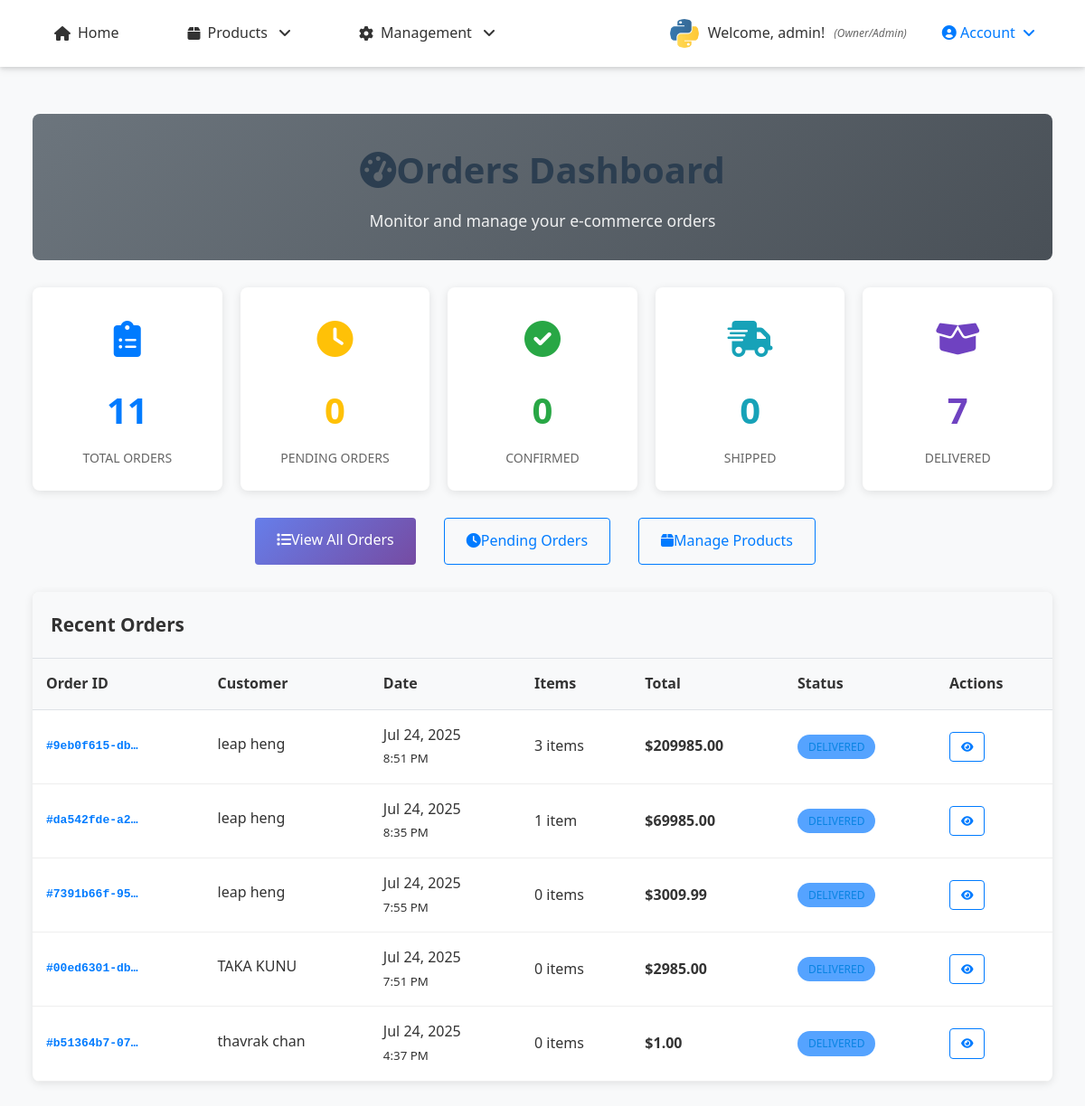
The app's page /orders/admin/dashboard/ (signed in) with its own data.
### accounts/models.py (models this page shows, shortened)
class UserProfile(models.Model):
    ROLE_CHOICES = [
        ('customer', 'Customer'),
        ('staff', 'Staff'),
        ('owner', 'Owner/Admin'),
    ]
    user = models.OneToOneField(User, on_delete=models.CASCADE, related_name='profile')
    phone_number = models.CharField(max_length=15, blank=True, null=True)
    address = models.TextField(blank=True, null=True)
    date_of_birth = models.DateField(blank=True, null=True)
    profile_picture = models.ImageField(upload_to='profiles/', blank=True, null=True)
    role = models.CharField(max_length=20, choices=ROLE_CHOICES, default='customer')
    billing_first_name = models.CharField(max_length=100, blank=True, null=True)
    billing_last_name = models.CharField(max_length=100, blank=True, null=True)
    billing_email = models.EmailField(blank=True, null=True)
    billing_phone = models.CharField(max_length=20, blank=True, null=True)
    billing_address = models.TextField(blank=True, null=True)
    billing_city = models.CharField(max_length=100, blank=True, null=True)
    billing_state = models.CharField(max_length=100, blank=True, null=True)
    billing_postal_code = models.CharField(max_length=20, blank=True, null=True)
    billing_country = models.CharField(max_length=100, blank=True, null=True)
    shipping_first_name = models.CharField(max_length=100, blank=True, null=True)
    shipping_last_name = models.CharField(max_length=100, blank=True, null=True)
    shipping_phone = models.CharField(max_length=20, blank=True, null=True)
    shipping_address = models.TextField(blank=True, null=True)
    shipping_city = models.CharField(max_length=100, blank=True, null=True)
    shipping_state = models.CharField(max_length=100, blank=True, null=True)
    shipping_postal_code = models.CharField(max_length=20, blank=True, null=True)
    shipping_country = models.CharField(max_length=100, blank=True, null=True)
    created_at = models.DateTimeField(auto_now_add=True)
    updated_at = models.DateTimeField(auto_now=True)
    def can_access_admin(self):
        return self.role == 'owner' or self.user.is_superuser
    def can_manage_products(self):
        return self.role in ['staff', 'owner'] or self.user.is_superuser
    def can_access_dashboard(self):
        return self.role in ['staff', 'owner'] or self.user.is_superuser
    class Meta:
        verbose_name = "User Profile"
        verbose_name_plural = "User Profiles"

### orders/models.py (models this page shows, shortened)
class Order(models.Model):
    ORDER_STATUS_CHOICES = [
        ('pending', 'Pending'),
        ('confirmed', 'Confirmed'),
        ('processing', 'Processing'),
        ('shipped', 'Shipped'),
        ('delivered', 'Delivered'),
        ('cancelled', 'Cancelled'),
        ('refunded', 'Refunded'),
    ]
    order_id = models.UUIDField(default=uuid.uuid4, unique=True, editable=False)
    user = models.ForeignKey(User, on_delete=models.CASCADE, related_name='orders')
    status = models.CharField(max_length=20, choices=ORDER_STATUS_CHOICES, default='pending')
    first_name = models.CharField(max_length=100)
    last_name = models.CharField(max_length=100)
    email = models.EmailField()
    phone = models.CharField(max_length=20)
    shipping_first_name = models.CharField(max_length=100, blank=True)
    shipping_last_name = models.CharField(max_length=100, blank=True)
    shipping_phone = models.CharField(max_length=20, blank=True)
    shipping_address = models.TextField()
    shipping_city = models.CharField(max_length=100)
    shipping_state = models.CharField(max_length=100)
    shipping_postal_code = models.CharField(max_length=20)
    shipping_country = models.CharField(max_length=100, default='Cambodia')
    total_amount = models.DecimalField(max_digits=10, decimal_places=2)
    shipping_cost = models.DecimalField(max_digits=10, decimal_places=2, default=0.00)
    tax_amount = models.DecimalField(max_digits=10, decimal_places=2, default=0.00)
    created_at = models.DateTimeField(auto_now_add=True)
    updated_at = models.DateTimeField(auto_now=True)
    order_notes = models.TextField(blank=True, null=True)
    class Meta:
        ordering = ['-created_at']
    @property
    def grand_total(self):
        from decimal import Decimal
        total = Decimal(str(self.total_amount)) if self.total_amount else Decimal('0.00')
        shipping = Decimal(str(self.shipping_cost)) if self.shipping_cost else Decimal('0.00')
        tax = Decimal(str(self.tax_amount)) if self.tax_amount else Decimal('0.00')
        return total + shipping + tax
    @property
    def total_items(self):
        return sum(item.quantity for item in self.order_items.all())

class OrderItem(models.Model):
    order = models.ForeignKey(Order, on_delete=models.CASCADE, related_name='order_items')
    product = models.ForeignKey(Product, on_delete=models.CASCADE)
    quantity = models.PositiveIntegerField(default=1)
    price = models.DecimalField(max_digits=10, decimal_places=2)  # Price at time of order
    created_at = models.DateTimeField(auto_now_add=True)

### orders/views.py (the view)
# urls.py: path('admin/dashboard/', views.admin_dashboard, name='admin_dashboard'),
@login_required
def admin_dashboard(request):
    if not request.user.is_staff:
        messages.error(request, 'Access denied. Staff privileges required.')
        return redirect('store:home')
    total_orders = Order.objects.count()
    pending_orders = Order.objects.filter(status='pending').count()
    confirmed_orders = Order.objects.filter(status='confirmed').count()
    shipped_orders = Order.objects.filter(status='shipped').count()
    delivered_orders = Order.objects.filter(status='delivered').count()
    recent_orders = Order.objects.select_related('user').order_by('-created_at')[:5]
    context = {
        'total_orders': total_orders,
        'pending_orders': pending_orders,
        'confirmed_orders': confirmed_orders,
        'shipped_orders': shipped_orders,
        'delivered_orders': delivered_orders,
        'recent_orders': recent_orders,
    }
    return render(request, 'orders/admin/dashboard.html', context)

### orders/templates/orders/admin/dashboard.html (shortened to what this page needs)
{% extends 'base.html' %}
{% load static %}
{% block content %}
<div class="dashboard-container">
    <div class="dashboard-header">
        <h1 class="dashboard-title">
            <i class="fas fa-tachometer-alt me-3"></i>Orders Dashboard
        </h1>
        <p class="dashboard-subtitle">Monitor and manage your e-commerce orders</p>
    </div>
    <div class="stats-grid">
        <div class="stat-card stat-total">
            <div class="stat-icon">
                <i class="fas fa-clipboard-list"></i>
            </div>
            <div class="stat-number">{{ total_orders }}</div>
            <div class="stat-label">Total Orders</div>
        </div>
        <div class="stat-card stat-pending">
            <div class="stat-icon">
                <i class="fas fa-clock"></i>
            </div>
            <div class="stat-number">{{ pending_orders }}</div>
            <div class="stat-label">Pending Orders</div>
        </div>
        <div class="stat-card stat-confirmed">
            <div class="stat-icon">
                <i class="fas fa-check-circle"></i>
            </div>
            <div class="stat-number">{{ confirmed_orders }}</div>
            <div class="stat-label">Confirmed</div>
        </div>
        <div class="stat-card stat-shipped">
            <div class="stat-icon">
                <i class="fas fa-shipping-fast"></i>
            </div>
            <div class="stat-number">{{ shipped_orders }}</div>
            <div class="stat-label">Shipped</div>
        </div>
        <div class="stat-card stat-delivered">
            <div class="stat-icon">
                <i class="fas fa-box-open"></i>
            </div>
            <div class="stat-number">{{ delivered_orders }}</div>
            <div class="stat-label">Delivered</div>
        </div>
    </div>
    <div class="quick-actions">
        <a href="{% url 'orders:admin_order_list' %}" class="btn btn-primary btn-lg">
            <i class="fas fa-list me-2"></i>View All Orders
        </a>
        <a href="{% url 'orders:admin_order_list' %}?status=pending" class="btn btn-outline-primary btn-lg">
            <i class="fas fa-clock me-2"></i>Pending Orders
        </a>
        <a href="{% url 'products:product_list' %}" class="btn btn-outline-primary btn-lg">
            <i class="fas fa-box me-2"></i>Manage Products
        </a>
    </div>
    <div class="recent-orders-section">
        <div class="section-header">
            <h2 class="section-title">Recent Orders</h2>
        </div>
        {% if recent_orders %}
        <table class="orders-table">
            <thead>
                <tr>
                    <th>Order ID</th>
                    <th>Customer</th>
                    <th>Date</th>
                    <th>Items</th>
                    <th>Total</th>
                    <th>Status</th>
                    <th>Actions</th>
                </tr>
            </thead>
            <tbody>
                {% for order in recent_orders %}
                <tr>
                    <td>
                        <div class="order-id">#{{ order.order_id|truncatechars:12 }}</div>
                    </td>
                    <td>
                        <div class="customer-info">
                            <div class="customer-name">{{ order.first_name }} {{ order.last_name }}</div>
                        </div>
                    </td>
                    <td>
                        <div>{{ order.created_at|date:"M d, Y" }}</div>
                        <small class="text-muted">{{ order.created_at|time:"g:i A" }}</small>
                    </td>
                    <td>
                        {{ order.total_items }} item{{ order.total_items|pluralize }}
                    </td>
                    <td>
                        <strong>${{ order.grand_total }}</strong>
                    </td>
                    <td>
                        <span class="status-badge status-{{ order.status }}">
                            {{ order.get_status_display }}
                        </span>
                    </td>
                    <td>
                        <div class="action-buttons">
                            <a href="{% url 'orders:admin_order_detail' order.order_id %}"
                               class="btn btn-outline-primary">
                                <i class="fas fa-eye"></i>
                            </a>
                        </div>
                    </td>
                </tr>
                {% endfor %}
            </tbody>
        </table>
        {% else %}
        <div class="empty-state">
            <i class="fas fa-clipboard-list"></i>
            <h3>No Orders Yet</h3>
            <p>When customers place orders, they will appear here.</p>
        </div>
        {% endif %}
    </div>
</div>
{% endblock %}

### store/templates/base.html (shortened to what this page needs)
{% load static %}
<!DOCTYPE html>
<html lang="en">
<head>
    <link rel="stylesheet" href="https://cdnjs.cloudflare.com/ajax/libs/font-awesome/6.0.0/css/all.min.css">
    <link rel="stylesheet" href="{% static 'store/css/style.css' %}">
</head>
<body>
    <header>
        <nav>
            <ul>
                <li><a href="{% url 'store:home' %}">
                    <i class="fas fa-home"></i> Home
                </a></li>
                <li class="dropdown">
                    <a href="#" class="dropdown-toggle">
                        <i class="fas fa-box"></i> Products
                    </a>
                </li>
                {% if user.is_authenticated %}
                    {% if user.profile.role == 'staff' or user.profile.role == 'owner' %}
                        <li class="dropdown">
                            <a href="#" class="dropdown-toggle">
                                <i class="fas fa-cog"></i> Management
                            </a>
                        </li>
                    {% endif %}
                {% endif %}
            </ul>
            <div class="auth-nav">
                {% if user.is_authenticated %}
                    <div class="user-info">
                        {% if user.profile.profile_picture %}
                            <img src="{{ user.profile.profile_picture.url }}" alt="Profile" class="user-avatar">
                        {% else %}
                            <div class="user-default-avatar">
                                {{ user.first_name|first|default:user.username|first }}
                            </div>
                        {% endif %}
                        <span>Welcome, {{ user.first_name|default:user.username }}!</span>
                        <small class="user-role">({{ user.profile.get_role_display }})</small>
                    </div>
                    <div class="dropdown">
                        <a href="#" class="dropdown-toggle" style="color: #007bff; font-weight: 500;">
                            <i class="fas fa-user-circle"></i> Account
                        </a>
                    </div>
                {% endif %}
            </div>
        </nav>
    </header>
    <main>
        <div class="container">
            {% block content %}
            {% endblock %}
        </div>
    </main>
</body>
</html>

### records on screen
Order: order_id "9eb0f615-db…", first_name "leap", last_name "heng", created_at "Jul 24, 2025", created_at "8:51 PM", total_items "3", grand_total "209985.00", status "DELIVERED"
Order: order_id "da542fde-a2…", first_name "leap", last_name "heng", created_at "Jul 24, 2025", created_at "8:35 PM", total_items "1", grand_total "69985.00", status "DELIVERED"
Order: order_id "7391b66f-95…", first_name "leap", last_name "heng", created_at "Jul 24, 2025", created_at "7:55 PM", total_items "0", grand_total "3009.99", status "DELIVERED"
Order: order_id "00ed6301-db…", first_name "TAKA", last_name "KUNU", created_at "Jul 24, 2025", created_at "7:51 PM", total_items "0", grand_total "2985.00", status "DELIVERED"
Order: order_id "b51364b7-07…", first_name "thavrak", last_name "chan", created_at "Jul 24, 2025", created_at "4:37 PM", total_items "0", grand_total "1.00", status "DELIVERED"

### other values on screen
{{ user.first_name|default:user.username }} "admin"
{{ user.profile.get_role_display }} "Owner/Admin"
{{ total_orders }} "11"
{{ pending_orders }} "0"
{{ confirmed_orders }} "0"
{{ shipped_orders }} "0"
{{ delivered_orders }} "7"
